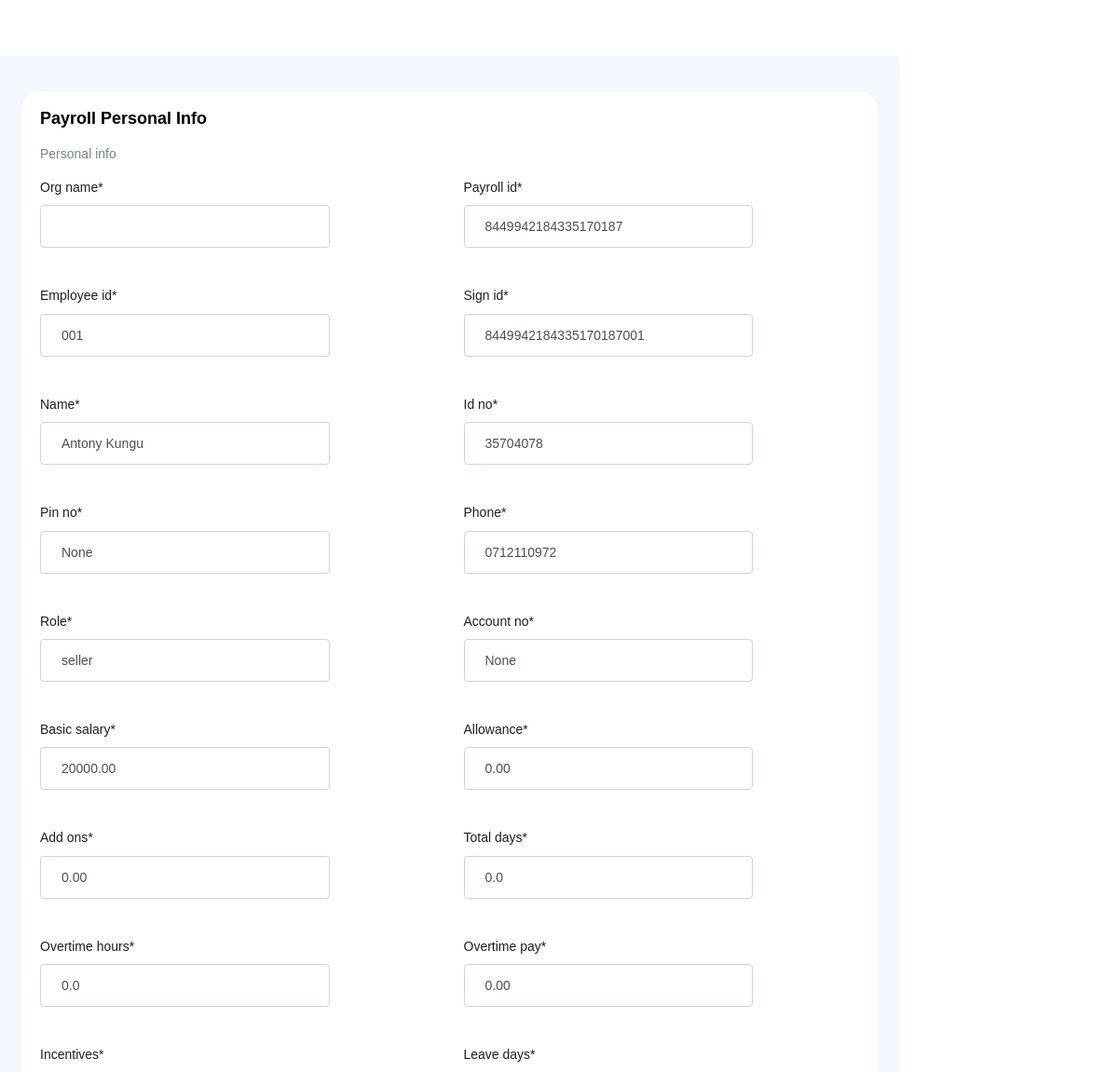
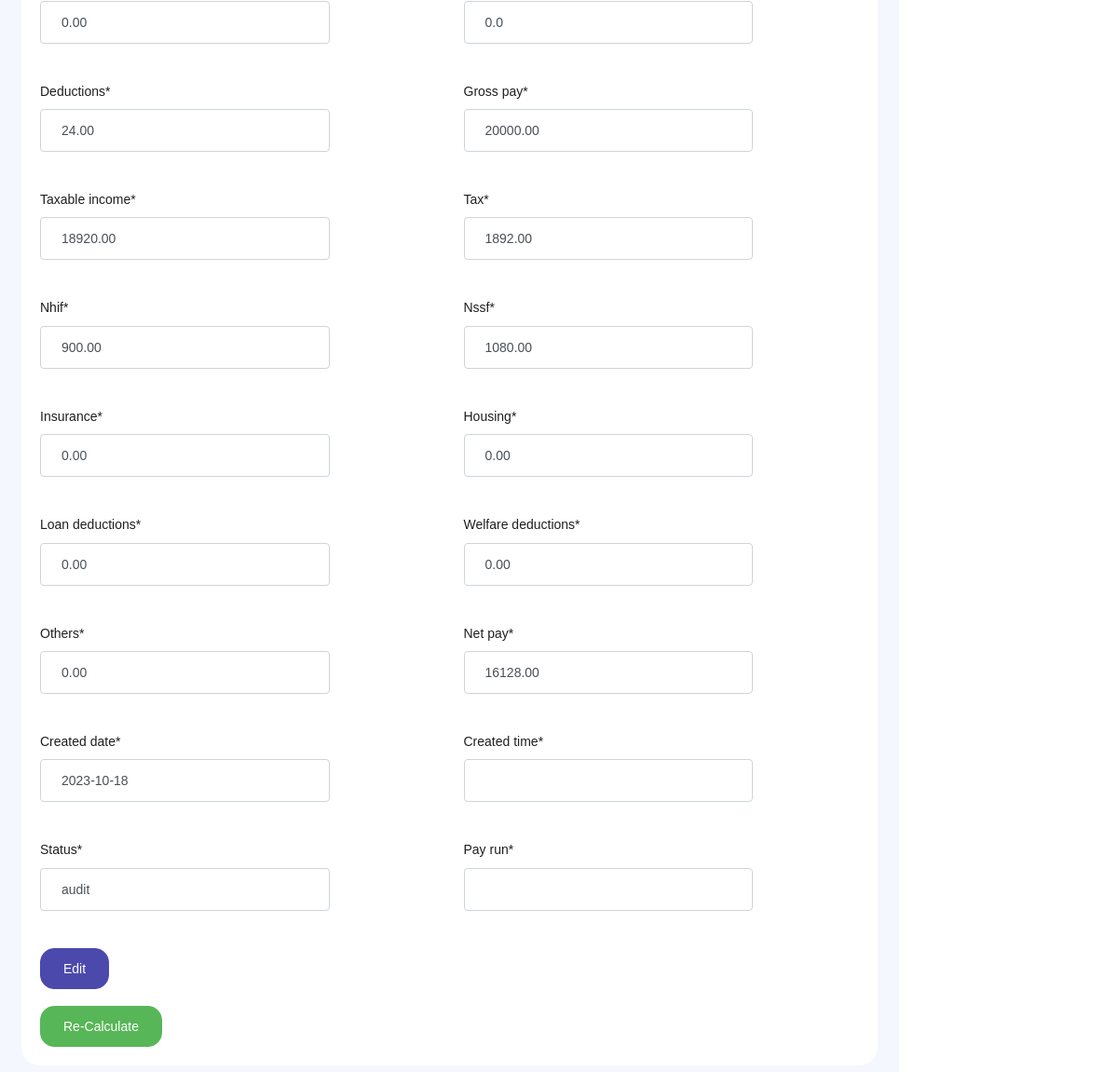
/edit_payroll/72 (signed in), run on the app's committed database (2 pictures, top to bottom).
### HRM_SYS/payroll/models.py (models this page shows, shortened)
class PayRoll(models.Model):
    org_name = models.CharField(max_length=100,null=True)
    payroll_id = models.CharField(max_length=100,null=True)
    employee_id = models.CharField(max_length=100,null=True)
    sign_id = models.CharField(max_length=100,null=True)
    name = models.CharField(max_length=100,null=True)
    id_no = models.CharField(max_length=100,null=True)
    pin_no = models.CharField(max_length=100,null=True)
    phone = models.CharField(max_length=100,null=True)
    role = models.CharField(max_length=100,null=True)
    account_no = models.CharField(max_length=100,null=True)
    basic_salary = models.DecimalField(default=0.00,max_digits=10,decimal_places=2)
    allowance =  models.DecimalField(default=0.00,max_digits=10,decimal_places=2)
    add_ons = models.DecimalField(default=0.00,max_digits=10,decimal_places=2)
    total_days = models.FloatField(default=0.0)
    overtime_hours = models.FloatField(default=0.0)
    overtime_pay = models.DecimalField(default=0.00,max_digits=10,decimal_places=2)
    incentives = models.DecimalField(default=0.00,max_digits=10,decimal_places=2)
    leave_days = models.FloatField(default=0.0)
    deductions = models.DecimalField(default=0.00,max_digits=10,decimal_places=2)
    gross_pay  = models.DecimalField(default=0.00,max_digits=10,decimal_places=2)
    taxable_income = models.DecimalField(default=0.00,max_digits=10,decimal_places=2)
    tax = models.DecimalField(default=0.00,max_digits=10,decimal_places=2)
    nhif = models.DecimalField(default=0.00,max_digits=10,decimal_places=2)
    nssf = models.DecimalField(default=0.00,max_digits=10,decimal_places=2)
    insurance = models.DecimalField(default=0.00,max_digits=10,decimal_places=2)
    housing = models.DecimalField(default=0.00,max_digits=10,decimal_places=2)
    loan_deductions = models.DecimalField(default=0.00,max_digits=10,decimal_places=2)
    welfare_deductions = models.DecimalField(default=0.00,max_digits=10,decimal_places=2)
    others = models.DecimalField(default=0.00,max_digits=10,decimal_places=2)
    net_pay = models.DecimalField(default=0.00,max_digits=10,decimal_places=2)
    created_date = models.DateField(default=timezone.now)
    created_time = models.TimeField(default=timezone.now)
    status = models.CharField(max_length=100,default="audit")
    pay_run = models.CharField(max_length=200,default='')

### HRM_SYS/payroll/views.py (the view)
# urls.py: path('edit_payroll/<int:pk>',EditPayrollView.as_view(),name="payroll-edit-payroll"),
class EditPayrollView(LoginRequiredMixin,UpdateView):
    model = PayRoll
    template_name = 'payroll/edit_payroll.html'
    fields = '__all__'
    raise_exception = True
    success_url = '/iframe_redirect'

### HRM_SYS/payroll/templates/payroll/edit_payroll.html (shortened to what this page needs)
{% extends 'management/base2.html' %}
{% load crispy_forms_tags %}
{% block content %}
<div class="main-panel">
      <div class="content-wrapper">
          <div class="row">
                <div class="card">
                  <div class="card-body">
                    <h4 class="card-title">payroll personal info</h4>
                    <form class="form-sample" method="POST">
                      <p class="card-description">
                        Personal info
                      </p>
                      <div class="row">
                        {% for field in form %}
                        <div class="col-md-6">
                          <div class="form-group row">
                            <div class="col-sm-9">
                              {{field | as_crispy_field}}
                            </div>
                          </div>
                        </div>
                        {% endfor %}
                      </div>
                      <button type="submit" class="btn btn-primary mr-2">Edit</button>
                    </form>
                    <br>
                    <button type="button" class="btn btn-success mr-2" onclick="Calculate()">Re-Calculate</button>
                  </div>
                </div>
          </div>
        </div>
      </div>
  {% endblock content %}

### data on the page
PayRoll: payroll_id "8449942184335170187" "001" "8449942184335170187001" "Antony Kungu" "35704078" "None" "0712110972" "seller" "None" "20000.00" "0.00" "0.00" "0.0" "0.0" "0.00" "0.00" "0.0" "24.00" "20000.00" "18920.00" "1892.00" "900.00" "1080.00" "0.00" "0.00" "0.00" "0.00" "0.00" "16128.00" "2023-10-18" "audit"
